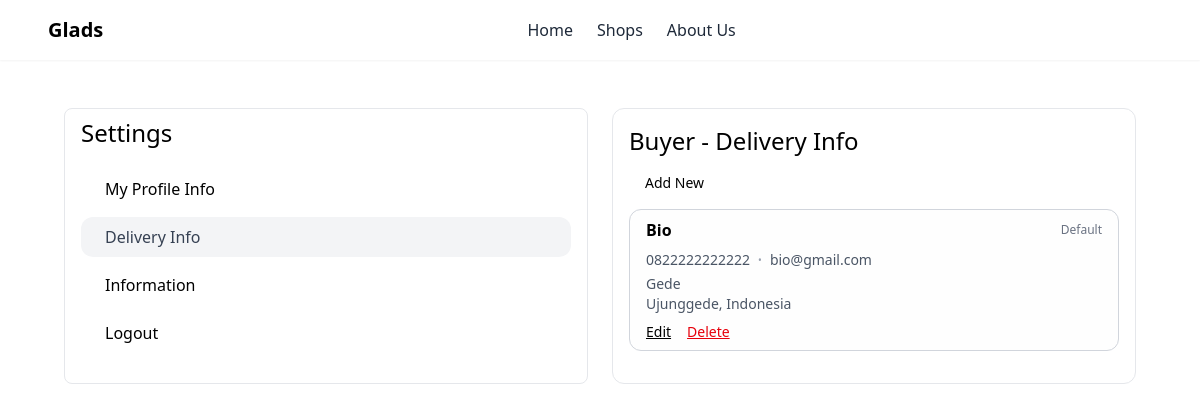
The app's page /profile_delivery.php (signed in) with its own data.
### tables this page shows
CREATE TABLE `alamat_pengiriman` (
  `id_alamat` int NOT NULL,
  `id_pengguna` int DEFAULT NULL,
  `nama_penerima` varchar(100) DEFAULT NULL,
  `email_penerima` varchar(255) DEFAULT NULL,
  `telepon` varchar(20) DEFAULT NULL,
  `negara` varchar(100) DEFAULT NULL,
  `kota_kecamatan` varchar(255) DEFAULT NULL,
  `alamat_lengkap` text,
  `is_default` tinyint(1) DEFAULT '0'
);

### profile_delivery.php (the view, shortened to what this page needs)
<?php
include "config/koneksi.php";
$id_user = $_SESSION['id_user'];
?>
<!DOCTYPE html>
<html lang="en">
<head>
    <link href="src/output.css" rel="stylesheet">
    <link href="https://cdn.boxicons.com/3.0.8/fonts/basic/boxicons.min.css" rel="stylesheet">
</head>
<body>
    <nav class="bg-white/10 sticky top-0 z-30 shadow-xs">
        <div class="flex px-6 py-4 justify-between items-center">
            <div class="flex items-center space-x-6">
                <h2 class="text-xl font-bold">Glads</h2>
            </div>
            <div class="hidden md:flex space-x-8 items-center">
                <div class="flex space-x-6">
                    <a href="index.php" class="text-gray-800 hover:text-gray-600 transition font-medium">Home</a>
                    <a href="shops.php" class="text-gray-800 hover:text-gray-600 transition font-medium">Shops</a>
                    <a href="about.php" class="text-gray-800 hover:text-gray-600 transition font-medium">About Us</a>
                </div>
            </div>
        </div>
    </nav>
    <div class="mt-6 sm:mt-12 mx-auto max-w-7xl px-4 sm:px-6 lg:px-8">
        <div class="mx-auto max-w-7xl grid grid-cols-1 gap-6 lg:grid-cols-2 sm:px-6 lg:px-8">
            <div class="rounded-lg border border-gray-200 overflow-hidden">
                <h2 class="hidden md:block text-2xl px-4 py-2 font-medium">Settings</h2>
                <ul class="flex md:flex-col border-gray-200 md:space-y-2">
                    <li class="flex-1 md:flex-none">
                        <a href="profile_myInfo.php" class="flex md:mt-3 flex-col md:flex-row items-center justify-center md:justify-start gap-1 md:gap-2 px-4 py-3 md:py-2 text-black hover:bg-gray-100 md:rounded-xl md:mx-4">
                            <span class="hidden md:text-md font-medium md:block">My Profile Info</span>
                        </a>
                    </li>
                    <li class="flex-1 md:flex-none">
                        <a href="profile_delivery.php" class="flex flex-col md:flex-row items-center justify-center md:justify-start gap-1 md:gap-2 px-4 py-3 md:py-2 md:bg-gray-100 text-white bg-black md:text-gray-700 md:rounded-xl md:mx-4">
                            <span class="hidden md:text-md font-medium md:block">Delivery Info</span>
                        </a>
                    </li>
                    <li class="flex-1 md:flex-none">
                        <a href="profile_info.php" class="flex flex-col md:flex-row items-center justify-center md:justify-start gap-1 md:gap-2 px-4 py-3 md:py-2 text-black hover:bg-gray-100 md:rounded-xl md:mx-4">
                            <span class="hidden md:text-md font-medium md:block">Information</span>
                        </a>
                    </li>
                    <li class="flex-1 md:flex-none">
                        <a onclick="konfirmasiLogout()" class="flex flex-col md:flex-row items-center justify-center md:justify-start gap-1 md:gap-2 px-4 py-3 md:py-2 text-black hover:bg-gray-100 md:rounded-xl md:mx-4 cursor-pointer">
                            <span class="hidden md:text-md font-medium md:block">Logout</span>
                        </a>
                    </li>
                </ul>
            </div>
            <div class="rounded-xl border py-4 border-gray-200">
                <h3 class="text-2xl px-4 font-medium">Buyer - Delivery Info</h3>
                <div class="px-4 mt-4 space-y-4">
                    <div id="add-new-btn-container">
                        <button onclick="showDeliveryForm()" class="flex items-center gap-2 text-sm font-medium px-2">
                            <i class="bx bx-plus"></i><span>Add New</span>
                        </button>
                    </div>
                    <div id="address-list" class="space-y-4">
                        <?php
                        $query_semua = mysqli_query($conn, "SELECT * FROM alamat_pengiriman WHERE id_pengguna = '$id_user' ORDER BY is_default DESC");
                        if (mysqli_num_rows($query_semua) > 0) :
                            while ($row = mysqli_fetch_assoc($query_semua)) :
                        ?>
                            <div class="px-4 py-2 bg-gray-100/10 border border-gray-300 rounded-xl">
                                <div class="flex justify-between items-center mb-2">
                                    <p class="font-bold"><?= $row['nama_penerima'] ?></p>
                                    <?php if ($row['is_default']) : ?>
                                        <span class="text-xs text-gray-500 font-medium">Default</span>
                                    <?php else : ?>
                                        <a href="set_default_delivery.php?id=<?= $row['id_alamat'] ?>" class="text-xs font-medium text-gray-500 hover:text-gray-600 underline">Set as Default</a>
                                    <?php endif; ?>
                                </div>
                                <div class="flex items-center gap-2">
                                    <p class="text-sm text-gray-600"><?= $row['telepon'] ?></p>
                                    <span class="text-gray-400 text-[10px] flex items-center">&bull;</span>
                                    <p class="text-sm text-gray-600"><?= $row['email_penerima'] ?? '' ?></p>
                                </div>
                                <p class="text-sm text-gray-600 mt-1"><?= $row['alamat_lengkap'] ?></p>
                                <p class="text-sm text-gray-600"><?= $row['kota_kecamatan'] ?>, <?= $row['negara'] ?></p>
                                <div class="flex space-x-4 mt-2">
                                    <button onclick='editAddress(<?= json_encode($row) ?>)' class="text-sm font-medium underline">Edit</button>
                                    <button onclick="confirmDelete(<?= $row['id_alamat'] ?>)" class="text-sm font-medium text-red-600 underline">Delete</button>
                                </div>
                            </div>
                        <?php endwhile; else : ?>
                            <p class="text-gray-700 text-sm">No address found.</p>
                        <?php endif; ?>
                    </div>
                </div>
            </div>
        </div>
    </div>
</body>
</html>

### records on screen
alamat_pengiriman: nama_penerima "Bio", is_default "Default", telepon "0822222222222", email_penerima "bio@gmail.com", alamat_lengkap "Gede", kota_kecamatan "Ujunggede", negara "Indonesia"
